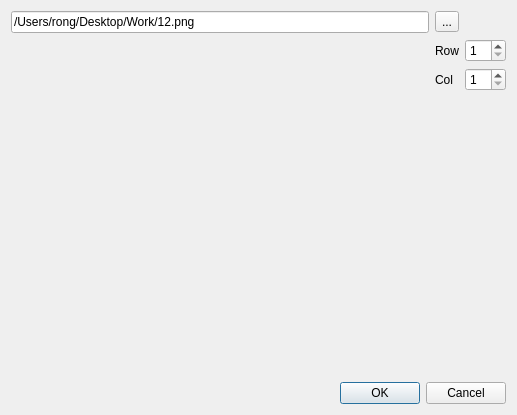
<?xml version="1.0" encoding="UTF-8"?>
<ui version="4.0">
 <class>SplitPhotoDialog</class>
 <widget class="QDialog" name="SplitPhotoDialog">
  <property name="geometry">
   <rect>
    <x>0</x>
    <y>0</y>
    <width>517</width>
    <height>415</height>
   </rect>
  </property>
  <property name="windowTitle">
   <string>Dialog</string>
  </property>
  <layout class="QGridLayout" name="gridLayout">
   <item row="1" column="0" rowspan="4">
    <widget class="QLabel" name="label">
     <property name="text">
      <string/>
     </property>
     <property name="scaledContents">
      <bool>true</bool>
     </property>
    </widget>
   </item>
   <item row="3" column="2">
    <spacer name="verticalSpacer">
     <property name="orientation">
      <enum>Qt::Vertical</enum>
     </property>
     <property name="sizeHint" stdset="0">
      <size>
       <width>20</width>
       <height>40</height>
      </size>
     </property>
    </spacer>
   </item>
   <item row="2" column="1">
    <widget class="QLabel" name="label_3">
     <property name="text">
      <string>Col</string>
     </property>
    </widget>
   </item>
   <item row="1" column="1">
    <widget class="QLabel" name="label_2">
     <property name="sizePolicy">
      <sizepolicy hsizetype="Fixed" vsizetype="Preferred">
       <horstretch>0</horstretch>
       <verstretch>0</verstretch>
      </sizepolicy>
     </property>
     <property name="text">
      <string>Row</string>
     </property>
    </widget>
   </item>
   <item row="2" column="2">
    <widget class="QSpinBox" name="spinBox_2">
     <property name="minimum">
      <number>1</number>
     </property>
    </widget>
   </item>
   <item row="5" column="0" colspan="3">
    <widget class="QDialogButtonBox" name="buttonBox">
     <property name="orientation">
      <enum>Qt::Horizontal</enum>
     </property>
     <property name="standardButtons">
      <set>QDialogButtonBox::Cancel|QDialogButtonBox::Ok</set>
     </property>
    </widget>
   </item>
   <item row="1" column="2">
    <widget class="QSpinBox" name="spinBox">
     <property name="sizePolicy">
      <sizepolicy hsizetype="Fixed" vsizetype="Fixed">
       <horstretch>0</horstretch>
       <verstretch>0</verstretch>
      </sizepolicy>
     </property>
     <property name="minimum">
      <number>1</number>
     </property>
    </widget>
   </item>
   <item row="0" column="0">
    <widget class="QLineEdit" name="lineEdit">
     <property name="text">
      <string>/Users/rong/Desktop/Work/12.png</string>
     </property>
    </widget>
   </item>
   <item row="0" column="1">
    <widget class="QToolButton" name="toolButton">
     <property name="text">
      <string>...</string>
     </property>
    </widget>
   </item>
  </layout>
 </widget>
 <resources/>
 <connections>
  <connection>
   <sender>buttonBox</sender>
   <signal>accepted()</signal>
   <receiver>SplitPhotoDialog</receiver>
   <slot>accept()</slot>
   <hints>
    <hint type="sourcelabel">
     <x>248</x>
     <y>254</y>
    </hint>
    <hint type="destinationlabel">
     <x>157</x>
     <y>274</y>
    </hint>
   </hints>
  </connection>
  <connection>
   <sender>buttonBox</sender>
   <signal>rejected()</signal>
   <receiver>SplitPhotoDialog</receiver>
   <slot>reject()</slot>
   <hints>
    <hint type="sourcelabel">
     <x>316</x>
     <y>260</y>
    </hint>
    <hint type="destinationlabel">
     <x>286</x>
     <y>274</y>
    </hint>
   </hints>
  </connection>
 </connections>
</ui>
